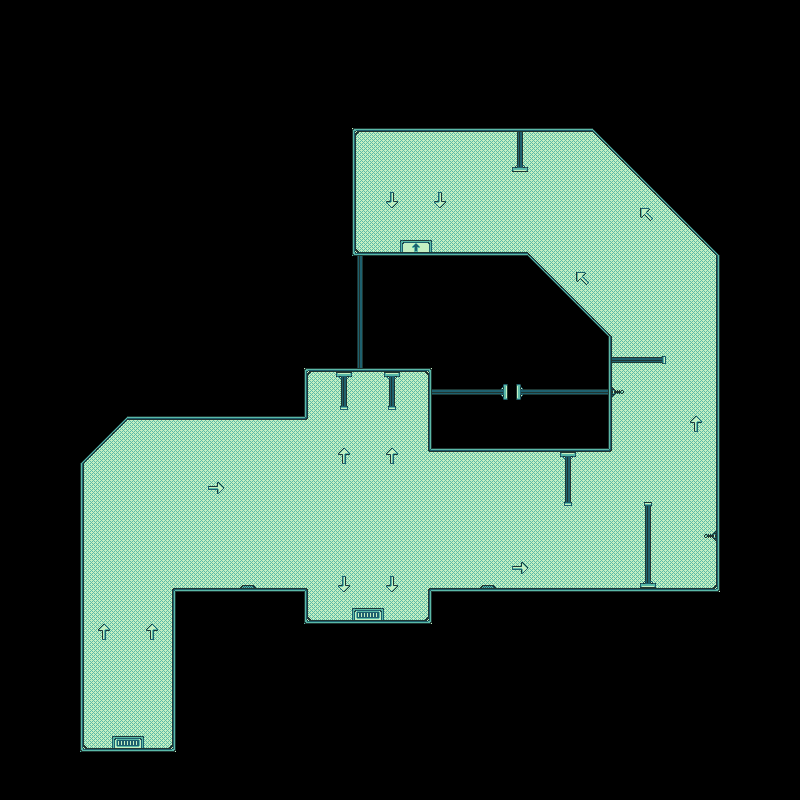

Rendered tile map (Tiled .tmx) drawn with the repository's tilesets; below, a short description and the map source with its tile grids summarised:
An orthogonal 50x50 tile map with 16x16 px tiles, 3 tile layers (Background, Entities, Structures), 1 hidden layer not drawn.

<map version="1.4" tiledversion="1.4.3" orientation="orthogonal" renderorder="right-down" width="50" height="50" tilewidth="16" tileheight="16" infinite="0" nextlayerid="5" nextobjectid="1">
 <editorsettings>
  <export target="../../assets/levels/level_0.json" format="json" />
 </editorsettings>
 <properties>
  <property name="start_x" value="8" />
  <property name="start_y" value="46" />
  <property name="text" value="Introduction" />
 </properties>
 <tileset firstgid="1" source="Main_starship1_961.tsx" />
 <layer id="3" name="Background" width="50" height="50">
  <data>[2500 cells, 756 non-empty, 4 distinct tile ids]</data>
 </layer>
 <layer id="4" name="Interactives" width="50" height="50" visible="0">
  <data>[2500 cells, 12 non-empty, 5 distinct tile ids]</data>
 </layer>
 <layer id="2" name="Entities" width="50" height="50">
  <data>[2500 cells, 36 non-empty, 15 distinct tile ids]</data>
 </layer>
 <layer id="1" name="Structures" width="50" height="50">
  <data>[2500 cells, 228 non-empty, 26 distinct tile ids]</data>
 </layer>
</map>
